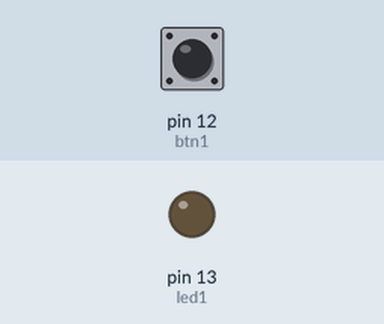
This sketch was run on a simulated Arduino Uno, built with avr-gcc and run on an emulated ATmega328P. Shown: output pins drawn as LEDs (lit = HIGH). The inputs (shaded band) are chosen by the test bench; at power-on: pin 12 (btn1) HIGH.

Above: at 1.2 s.
1.3 s: pin 12 (btn1) pulled LOW for 0.15 s
At 1.37 s:
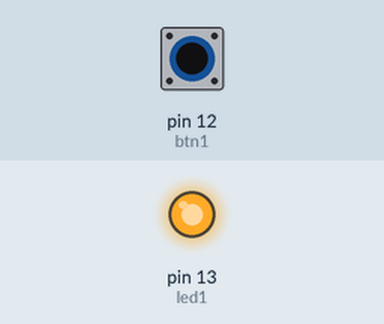
2.9 s: pin 12 (btn1) pulled LOW for 3.2 s
At 7.2 s:
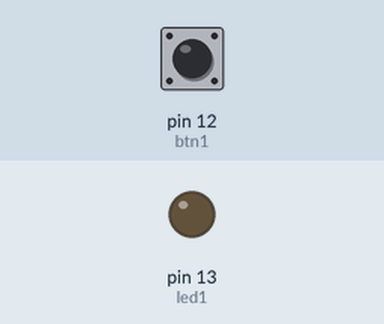
Timing chart, 0 to 8.7 s (numbered marks = the images above; inputs shaded):
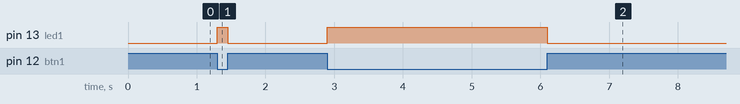

The sketch:

pullupLed.ino
```cpp
const int led1 = 13;
const int btn1 = 12;

void setup()
{
  pinMode(btn1, INPUT_PULLUP);
  pinMode(led1, OUTPUT);
}

void loop() {
  if(digitalRead(btn1) == LOW)
    digitalWrite(led1, HIGH);
  else
    digitalWrite(led1, LOW);
}
```

Measured:
- after the input at 1.3 s, pin 13 (led1): LOW → HIGH at once, → LOW 0.15 s later
- after the input at 2.9 s, pin 13 (led1): LOW → HIGH at once, → LOW 3.2 s later
